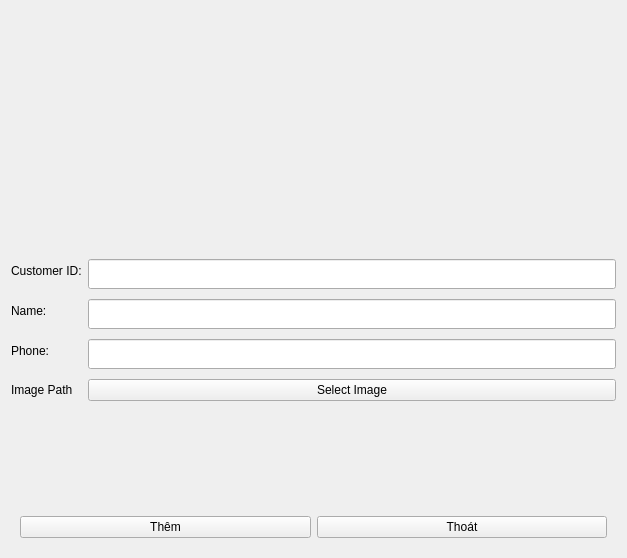
<?xml version="1.0" encoding="UTF-8"?>
<ui version="4.0">
 <class>Form</class>
 <widget class="QWidget" name="Form">
  <property name="geometry">
   <rect>
    <x>0</x>
    <y>0</y>
    <width>627</width>
    <height>558</height>
   </rect>
  </property>
  <property name="windowTitle">
   <string>Form</string>
  </property>
  <layout class="QVBoxLayout" name="verticalLayout">
   <item>
    <widget class="QWidget" name="widget" native="true"/>
   </item>
   <item>
    <layout class="QFormLayout" name="formLayout">
     <property name="verticalSpacing">
      <number>10</number>
     </property>
     <item row="0" column="0">
      <widget class="QLabel" name="label">
       <property name="text">
        <string>Customer ID:</string>
       </property>
      </widget>
     </item>
     <item row="0" column="1">
      <widget class="QLineEdit" name="idLineEdit">
       <property name="minimumSize">
        <size>
         <width>0</width>
         <height>30</height>
        </size>
       </property>
      </widget>
     </item>
     <item row="1" column="0">
      <widget class="QLabel" name="label_2">
       <property name="text">
        <string>Name:</string>
       </property>
      </widget>
     </item>
     <item row="1" column="1">
      <widget class="QLineEdit" name="phoneLineEdit">
       <property name="minimumSize">
        <size>
         <width>0</width>
         <height>30</height>
        </size>
       </property>
      </widget>
     </item>
     <item row="2" column="0">
      <widget class="QLabel" name="label_3">
       <property name="text">
        <string>Phone:</string>
       </property>
      </widget>
     </item>
     <item row="2" column="1">
      <widget class="QLineEdit" name="nameLineEdit">
       <property name="minimumSize">
        <size>
         <width>0</width>
         <height>30</height>
        </size>
       </property>
      </widget>
     </item>
     <item row="3" column="0">
      <widget class="QLabel" name="imagePathLabel">
       <property name="text">
        <string>Image Path</string>
       </property>
      </widget>
     </item>
     <item row="3" column="1">
      <widget class="QPushButton" name="imageButton">
       <property name="text">
        <string>Select Image</string>
       </property>
      </widget>
     </item>
    </layout>
   </item>
   <item>
    <widget class="QWidget" name="widget_2" native="true">
     <property name="sizePolicy">
      <sizepolicy hsizetype="Preferred" vsizetype="Fixed">
       <horstretch>0</horstretch>
       <verstretch>0</verstretch>
      </sizepolicy>
     </property>
     <property name="layoutDirection">
      <enum>Qt::LeftToRight</enum>
     </property>
     <layout class="QHBoxLayout" name="horizontalLayout">
      <item>
       <widget class="QPushButton" name="btnAddKh">
        <property name="text">
         <string>Thêm</string>
        </property>
       </widget>
      </item>
      <item>
       <widget class="QPushButton" name="pushButton_2">
        <property name="text">
         <string>Thoát</string>
        </property>
       </widget>
      </item>
     </layout>
    </widget>
   </item>
  </layout>
 </widget>
 <resources/>
 <connections/>
</ui>
